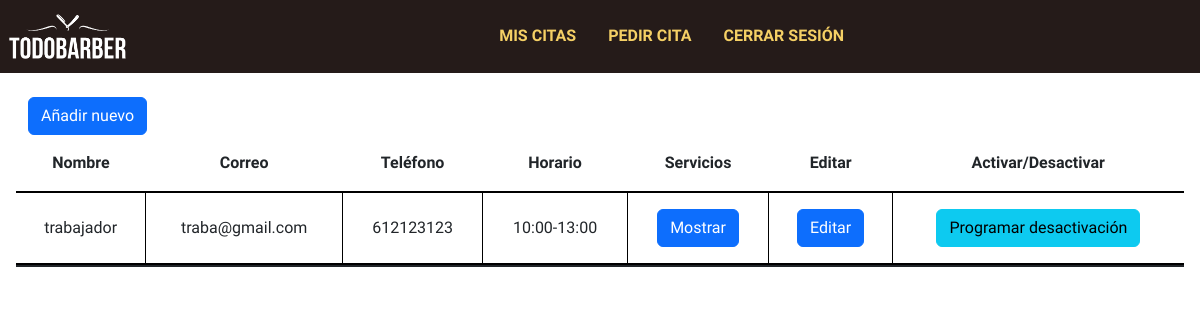
Before: /php/empleados.php (signed in) with the older database file.
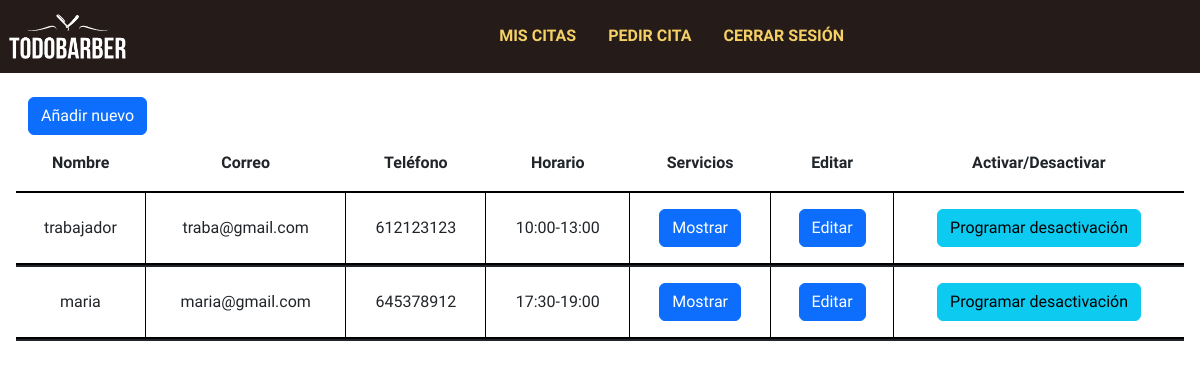
After: the same page with the newer database file.
### tables this page shows
CREATE TABLE `trabaja` (
  `empleado` bigint(20) NOT NULL,
  `m_inicio` time DEFAULT NULL,
  `m_fin` time DEFAULT NULL,
  `t_inicio` time DEFAULT NULL,
  `t_fin` time DEFAULT NULL
);

CREATE TABLE `personas` (
  `id` bigint(20) NOT NULL,
  `nombre` varchar(75) NOT NULL,
  `correo` varchar(75) NOT NULL,
  `telefono` char(9) NOT NULL,
  `tipo` bigint(20) NOT NULL,
  `pass` varchar(20) NOT NULL,
  `activo` tinyint(4) NOT NULL DEFAULT 1,
  `f_inicio` date DEFAULT NULL,
  `f_fin` date DEFAULT NULL
);

### php/empleados.php (the view, shortened to what the changed rows need)
<?php
    require_once "functions.php";
?>
<!DOCTYPE html>
<html lang="en">
<head>
    <link href="https://cdn.jsdelivr.net/npm/bootstrap@5.3.0-alpha3/dist/css/bootstrap.min.css" rel="stylesheet">
    <link rel="stylesheet" href="../estilos.css">
</head>
<body id="empleados">
    <section class="tabla-empleados container-fluid px-sm-3 px-0 mt-4 row mx-auto">
        <table>
            <thead>
                <th>Nombre</th>
                <th>Correo</th>
                <th>Teléfono</th>
                <th>Horario</th>
                <th>Servicios</th>
                <th>Editar</th>
                <th>Activar/Desactivar</th>
            </thead>
            <tbody>
                <?php
                    getEmployees();
                ?>
            </tbody>
        </table>
    </section>
</body>
</html>

### php/functions.php (shortened to what the changed rows need)
<?php
function createConnection(){
    $con = new mysqli('localhost', 'root', '', 'peluqueria');
    $con->set_charset('utf8');
    return $con;
}
function getEmployees(){
    $con = createConnection();
    $consulta = $con->query("SELECT id, nombre, correo, telefono, activo, m_inicio, m_fin, t_inicio, t_fin from personas,trabaja where id=empleado and tipo = 2");
    while($fila = $consulta->fetch_array(MYSQLI_ASSOC)){
        if(is_null($fila['m_inicio'])){
            $rango='tarde';
            $horario=cortarSeg($fila['t_inicio'])."-".cortarSeg($fila['t_fin']);
        }else if(is_null($fila['t_inicio'])){
            $rango='mañana';
            $horario=cortarSeg($fila['m_inicio'])."-".cortarSeg($fila['m_fin']);
        }else{
            $rango='dia';
            $horario=cortarSeg($fila['m_inicio'])."-".cortarSeg($fila['m_fin'])."/".cortarSeg($fila['t_inicio'])."-".cortarSeg($fila['t_fin']);
        }
        echo "<tr>
                <td>$fila[nombre]</td>
                <td>$fila[correo]</td>
                <td>$fila[telefono]</td>
                <td data-rango='$rango'>$horario</td>
                <td>
                    <button class='btn btn-primary' type='button' data-bs-toggle='collapse' data-bs-target='#servicios$fila[id]' aria-expanded='false' aria-controls='collapseExample'>Mostrar</button>
                </td>
                <td>
                    <button data-id='$fila[id]' type='button' class='btn btn-primary' data-bs-toggle='modal' data-bs-target='#exampleModal' data-bs-whatever='Editar'>Editar</button>
                </td>";
            if($fila["activo"] == 1){
                echo "<td class='d-flex flex-column gap-3 align-items-center'><form action=\"#\" method=\"post\">
                    <button data-id='$fila[id]' data-bs-toggle=\"modal\" data-bs-target=\"#modalDesactivar\" data-bs-whatever=\"Programar desactivacion\" class=\"btn programar-des btn-info\">Programar desactivación</button>
                    </td>";
            }else{
                echo "<td><form action=\"#\" method=\"post\">
                <input hidden name=\"id\" value=\"$fila[id]\">
                <input name=\"activar\" value=\"Activar\" type=\"submit\" class=\"btn btn-success\">
            </form></td>";
            }
            echo "</tr>
            <tr class='border border-top-0 border-end-0 border-start-0 border-dark border-2'>
                <td class='p-0' colspan=7>
                    <div class='collapse' id='servicios$fila[id]'>
                        <p class='m-0 p-3 lista_servicios'>- ";
            echo "      </p>
                    </div>
                </td>
            </tr>";
    }
}
function cortarSeg($tiempo){
    $corte = implode(':', explode(':', $tiempo, -1));
    return $corte;
}

Changed rows visible on the page:
added trabaja: empleado.nombre "maria", empleado.correo "maria@gmail.com", empleado.telefono "645378912", horario "17:30-19:00"
